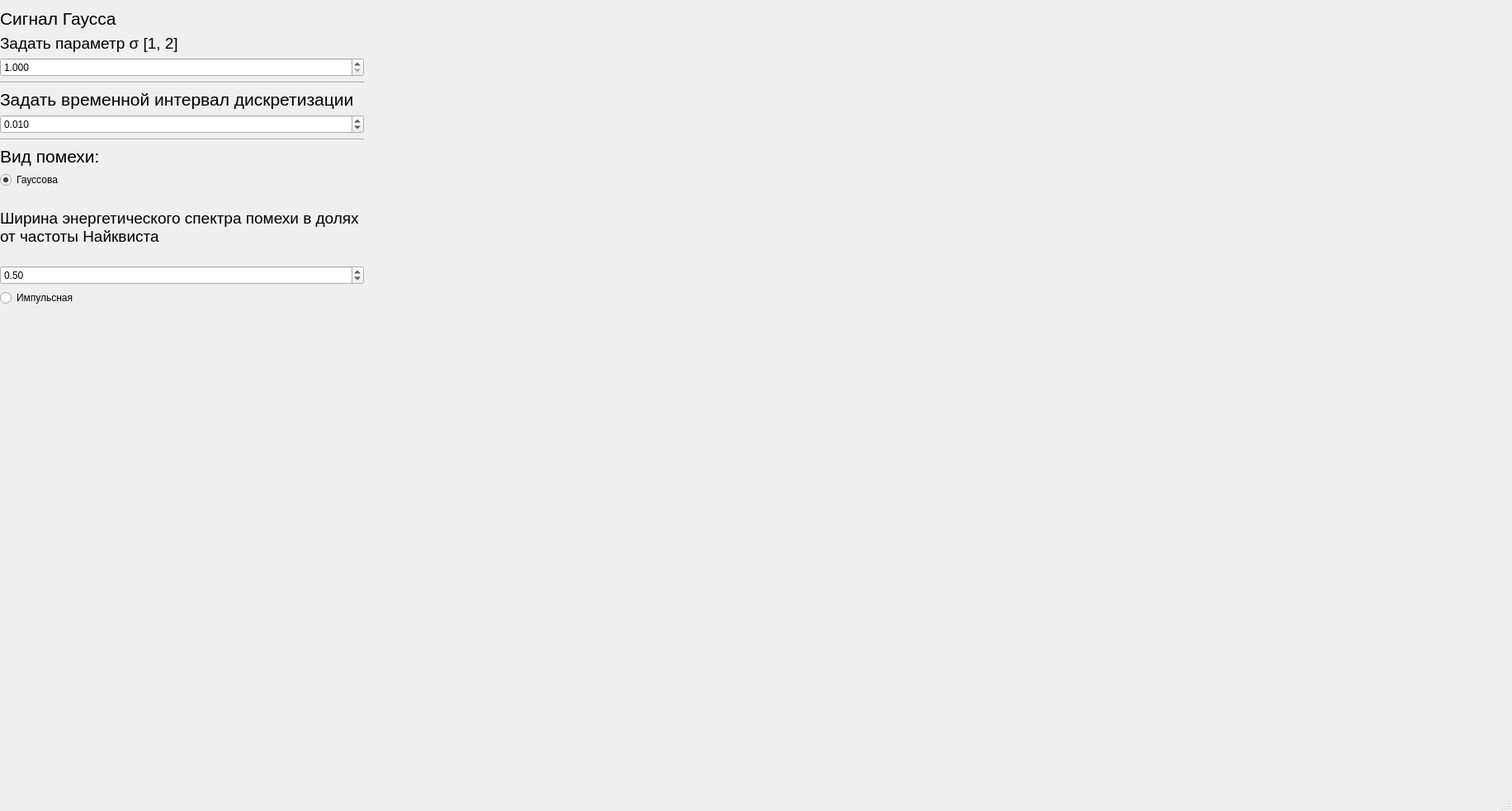
<?xml version="1.0" encoding="UTF-8"?>
<ui version="4.0">
 <class>MainWindow</class>
 <widget class="QMainWindow" name="MainWindow">
  <property name="geometry">
   <rect>
    <x>0</x>
    <y>0</y>
    <width>1832</width>
    <height>983</height>
   </rect>
  </property>
  <property name="windowTitle">
   <string>MainWindow</string>
  </property>
  <widget class="QWidget" name="centralwidget">
   <widget class="QWidget" name="verticalLayoutWidget">
    <property name="geometry">
     <rect>
      <x>0</x>
      <y>10</y>
      <width>441</width>
      <height>361</height>
     </rect>
    </property>
    <layout class="QVBoxLayout" name="verticalLayout">
     <item>
      <widget class="QLabel" name="label_6">
       <property name="sizePolicy">
        <sizepolicy hsizetype="Fixed" vsizetype="Fixed">
         <horstretch>0</horstretch>
         <verstretch>0</verstretch>
        </sizepolicy>
       </property>
       <property name="font">
        <font>
         <pointsize>16</pointsize>
        </font>
       </property>
       <property name="text">
        <string>Cигнал Гаусса</string>
       </property>
       <property name="textFormat">
        <enum>Qt::PlainText</enum>
       </property>
       <property name="margin">
        <number>1</number>
       </property>
      </widget>
     </item>
     <item>
      <widget class="QLabel" name="label_7">
       <property name="sizePolicy">
        <sizepolicy hsizetype="Fixed" vsizetype="Fixed">
         <horstretch>0</horstretch>
         <verstretch>0</verstretch>
        </sizepolicy>
       </property>
       <property name="font">
        <font>
         <pointsize>14</pointsize>
        </font>
       </property>
       <property name="text">
        <string>Задать параметр σ [1, 2]</string>
       </property>
      </widget>
     </item>
     <item>
      <widget class="QDoubleSpinBox" name="gaussSigmadoubleSpinBox">
       <property name="decimals">
        <number>3</number>
       </property>
       <property name="minimum">
        <double>1.000000000000000</double>
       </property>
       <property name="maximum">
        <double>2.000000000000000</double>
       </property>
       <property name="singleStep">
        <double>1.000000000000000</double>
       </property>
       <property name="stepType">
        <enum>QAbstractSpinBox::AdaptiveDecimalStepType</enum>
       </property>
       <property name="value">
        <double>1.000000000000000</double>
       </property>
      </widget>
     </item>
     <item>
      <widget class="Line" name="line_2">
       <property name="orientation">
        <enum>Qt::Horizontal</enum>
       </property>
      </widget>
     </item>
     <item>
      <widget class="QLabel" name="label_5">
       <property name="sizePolicy">
        <sizepolicy hsizetype="Fixed" vsizetype="Fixed">
         <horstretch>0</horstretch>
         <verstretch>0</verstretch>
        </sizepolicy>
       </property>
       <property name="font">
        <font>
         <pointsize>16</pointsize>
        </font>
       </property>
       <property name="text">
        <string>Задать временной интервал дискретизации</string>
       </property>
       <property name="textFormat">
        <enum>Qt::PlainText</enum>
       </property>
       <property name="margin">
        <number>1</number>
       </property>
      </widget>
     </item>
     <item>
      <widget class="QDoubleSpinBox" name="dxdoubleSpinBox">
       <property name="decimals">
        <number>3</number>
       </property>
       <property name="minimum">
        <double>0.001000000000000</double>
       </property>
       <property name="stepType">
        <enum>QAbstractSpinBox::AdaptiveDecimalStepType</enum>
       </property>
       <property name="value">
        <double>0.010000000000000</double>
       </property>
      </widget>
     </item>
     <item>
      <widget class="Line" name="line_3">
       <property name="orientation">
        <enum>Qt::Horizontal</enum>
       </property>
      </widget>
     </item>
     <item>
      <widget class="QLabel" name="label_10">
       <property name="sizePolicy">
        <sizepolicy hsizetype="Fixed" vsizetype="Fixed">
         <horstretch>0</horstretch>
         <verstretch>0</verstretch>
        </sizepolicy>
       </property>
       <property name="font">
        <font>
         <pointsize>16</pointsize>
        </font>
       </property>
       <property name="text">
        <string>Вид помехи:</string>
       </property>
       <property name="textFormat">
        <enum>Qt::PlainText</enum>
       </property>
       <property name="margin">
        <number>1</number>
       </property>
      </widget>
     </item>
     <item>
      <widget class="QRadioButton" name="Gauss_radioButton">
       <property name="text">
        <string>Гауссова</string>
       </property>
       <property name="checked">
        <bool>true</bool>
       </property>
      </widget>
     </item>
     <item>
      <widget class="QLabel" name="label_12">
       <property name="sizePolicy">
        <sizepolicy hsizetype="Preferred" vsizetype="Minimum">
         <horstretch>0</horstretch>
         <verstretch>0</verstretch>
        </sizepolicy>
       </property>
       <property name="font">
        <font>
         <pointsize>14</pointsize>
        </font>
       </property>
       <property name="acceptDrops">
        <bool>true</bool>
       </property>
       <property name="text">
        <string>Ширина энергетического спектра помехи в долях от частоты Найквиста</string>
       </property>
       <property name="textFormat">
        <enum>Qt::PlainText</enum>
       </property>
       <property name="scaledContents">
        <bool>true</bool>
       </property>
       <property name="wordWrap">
        <bool>true</bool>
       </property>
       <property name="margin">
        <number>1</number>
       </property>
      </widget>
     </item>
     <item>
      <widget class="QDoubleSpinBox" name="Sigma_F_doubleSpinBox">
       <property name="decimals">
        <number>2</number>
       </property>
       <property name="minimum">
        <double>0.010000000000000</double>
       </property>
       <property name="maximum">
        <double>0.990000000000000</double>
       </property>
       <property name="singleStep">
        <double>0.010000000000000</double>
       </property>
       <property name="stepType">
        <enum>QAbstractSpinBox::AdaptiveDecimalStepType</enum>
       </property>
       <property name="value">
        <double>0.500000000000000</double>
       </property>
      </widget>
     </item>
     <item>
      <widget class="QRadioButton" name="Impulse_radioButton">
       <property name="text">
        <string>Импульсная</string>
       </property>
      </widget>
     </item>
    </layout>
   </widget>
   <widget class="QWidget" name="Weiner_widget" native="true">
    <property name="geometry">
     <rect>
      <x>450</x>
      <y>10</y>
      <width>1381</width>
      <height>491</height>
     </rect>
    </property>
   </widget>
  </widget>
  <widget class="QStatusBar" name="statusbar"/>
 </widget>
 <resources/>
 <connections/>
</ui>
